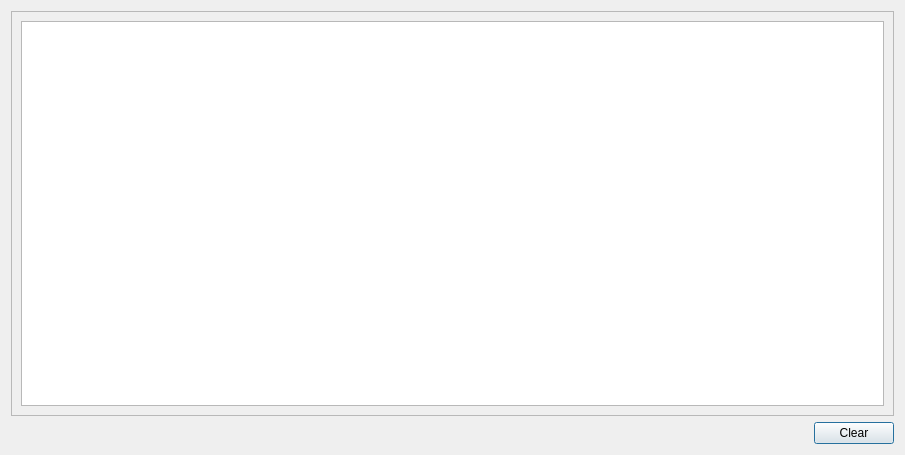
<?xml version="1.0" encoding="UTF-8"?>
<ui version="4.0">
 <class>DlgDebugOutput</class>
 <widget class="QDialog" name="DlgDebugOutput">
  <property name="geometry">
   <rect>
    <x>0</x>
    <y>0</y>
    <width>905</width>
    <height>455</height>
   </rect>
  </property>
  <property name="windowTitle">
   <string>Debug Output</string>
  </property>
  <layout class="QVBoxLayout" name="verticalLayout_2">
   <item>
    <widget class="QScrollArea" name="scrollArea">
     <property name="widgetResizable">
      <bool>true</bool>
     </property>
     <widget class="QWidget" name="scrollAreaWidgetContents">
      <property name="geometry">
       <rect>
        <x>0</x>
        <y>0</y>
        <width>889</width>
        <height>396</height>
       </rect>
      </property>
      <layout class="QVBoxLayout" name="verticalLayout">
       <item>
        <widget class="QTextEdit" name="textEditLog"/>
       </item>
      </layout>
     </widget>
    </widget>
   </item>
   <item>
    <layout class="QHBoxLayout" name="horizontalLayout">
     <property name="topMargin">
      <number>0</number>
     </property>
     <item>
      <spacer name="horizontalSpacer">
       <property name="orientation">
        <enum>Qt::Horizontal</enum>
       </property>
       <property name="sizeHint" stdset="0">
        <size>
         <width>40</width>
         <height>20</height>
        </size>
       </property>
      </spacer>
     </item>
     <item>
      <widget class="QPushButton" name="btnClear">
       <property name="text">
        <string>Clear</string>
       </property>
      </widget>
     </item>
    </layout>
   </item>
  </layout>
 </widget>
 <resources/>
 <connections/>
</ui>
